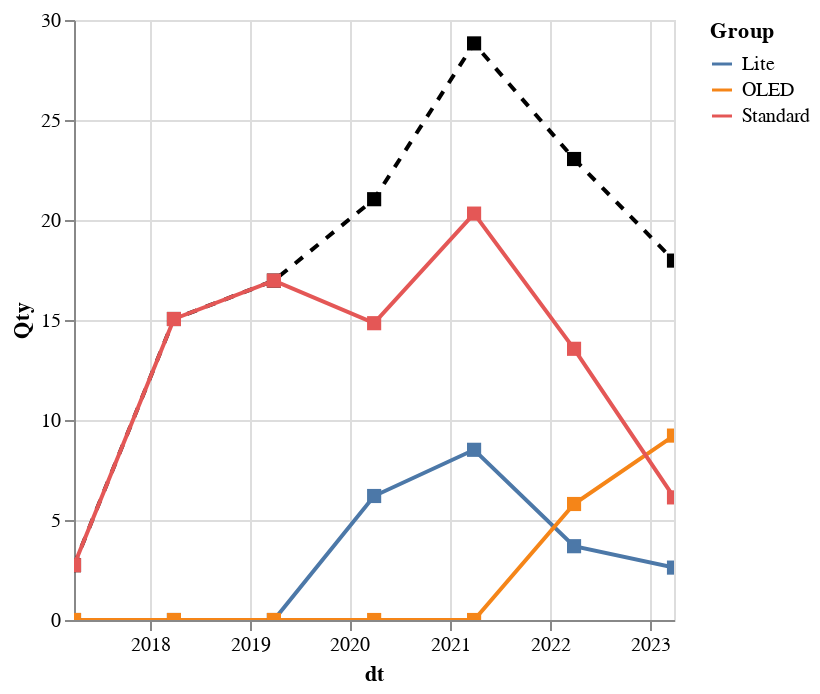

Here is the notebook cell this chart was saved with:
### Code cell
model_totals_chart = alt.Chart(model_totals).mark_line(point={"shape": "square", "size": 50}).encode(
    x=alt.X('dt:T'),
    y=alt.Y('Qty:Q'),
    color=alt.Color('Group:N')
)

fiscal_year_totals_chart = alt.Chart(fy_totals).mark_line(color='black', strokeDash=[5, 5], point={"shape": "square", "size": 50, "color": "black"}).encode(
    x=alt.X('dt:T'),
    y=alt.Y('Qty:Q'),
)


chart = fiscal_year_totals_chart + model_totals_chart
chart.interactive()

### Figure 1 — Vega-Lite specification as saved in the notebook (floating-point values rounded to 4 significant figures)
{"config": {"view": {"continuousWidth": 300, "continuousHeight": 300}}, "layer": [{"data": {"name": "data-c0dcd8d2eebdb08b6f75da61875f8ddc"}, "mark": {"type": "line", "color": "black", "point": {"shape": "square", "size": 50, "color": "black"}, "strokeDash": [5, 5]}, "encoding": {"x": {"field": "dt", "type": "temporal"}, "y": {"field": "Qty", "type": "quantitative"}}, "name": "view_1"}, {"data": {"name": "data-c42524d625db9a7d494f807d7e286399"}, "mark": {"type": "line", "point": {"shape": "square", "size": 50}}, "encoding": {"color": {"field": "Group", "type": "nominal"}, "x": {"field": "dt", "type": "temporal"}, "y": {"field": "Qty", "type": "quantitative"}}}], "params": [{"name": "param_1", "select": {"type": "interval", "encodings": ["x", "y"]}, "bind": "scales", "views": ["view_1"]}], "$schema": "https://vega.github.io/schema/vega-lite/v5.8.0.json", "datasets": {"data-c0dcd8d2eebdb08b6f75da61875f8ddc": [{"dt": "2017-03-31T00:00:00", "Qty": 2.74}, {"dt": "2018-03-31T00:00:00", "Qty": 15.05}, {"dt": "2019-03-31T00:00:00", "Qty": 16.97}, {"dt": "2020-03-31T00:00:00", "Qty": 21.04}, {"dt": "2021-03-31T00:00:00", "Qty": 28.83}, {"dt": "2022-03-31T00:00:00", "Qty": 23.05}, {"dt": "2023-03-31T00:00:00", "Qty": 17.97}], "data-c42524d625db9a7d494f807d7e286399": [{"Group": "Lite", "GroupRank": 1.0, "dt": "2017-03-31T00:00:00", "Qty": 0.0}, {"Group": "Lite", "GroupRank": 2.0, "dt": "2018-03-31T00:00:00", "Qty": 0.0}, {"Group": "Lite", "GroupRank": 3.0, "dt": "2019-03-31T00:00:00", "Qty": 0.0}, {"Group": "Lite", "GroupRank": 4.0, "dt": "2020-03-31T00:00:00", "Qty": 6.2}, {"Group": "Lite", "GroupRank": 5.0, "dt": "2021-03-31T00:00:00", "Qty": 8.51}, {"Group": "Lite", "GroupRank": 6.0, "dt": "2022-03-31T00:00:00", "Qty": 3.69}, {"Group": "Lite", "GroupRank": 7.0, "dt": "2023-03-31T00:00:00", "Qty": 2.62}, {"Group": "OLED", "GroupRank": 1.0, "dt": "2017-03-31T00:00:00", "Qty": 0.0}, {"Group": "OLED", "GroupRank": 2.0, "dt": "2018-03-31T00:00:00", "Qty": 0.0}, {"Group": "OLED", "GroupRank": 3.0, "dt": "2019-03-31T00:00:00", "Qty": 0.0}, {"Group": "OLED", "GroupRank": 4.0, "dt": "2020-03-31T00:00:00", "Qty": 0.0}, {"Group": "OLED", "GroupRank": 5.0, "dt": "2021-03-31T00:00:00", "Qty": 0.0}, {"Group": "OLED", "GroupRank": 6.0, "dt": "2022-03-31T00:00:00", "Qty": 5.8}, {"Group": "OLED", "GroupRank": 7.0, "dt": "2023-03-31T00:00:00", "Qty": 9.22}, {"Group": "Standard", "GroupRank": 1.0, "dt": "2017-03-31T00:00:00", "Qty": 2.74}, {"Group": "Standard", "GroupRank": 2.0, "dt": "2018-03-31T00:00:00", "Qty": 15.05}, {"Group": "Standard", "GroupRank": 3.0, "dt": "2019-03-31T00:00:00", "Qty": 16.97}, {"Group": "Standard", "GroupRank": 4.0, "dt": "2020-03-31T00:00:00", "Qty": 14.84}, {"Group": "Standard", "GroupRank": 5.0, "dt": "2021-03-31T00:00:00", "Qty": 20.32}, {"Group": "Standard", "GroupRank": 6.0, "dt": "2022-03-31T00:00:00", "Qty": 13.56}, {"Group": "Standard", "GroupRank": 7.0, "dt": "2023-03-31T00:00:00", "Qty": 6.13}]}}
